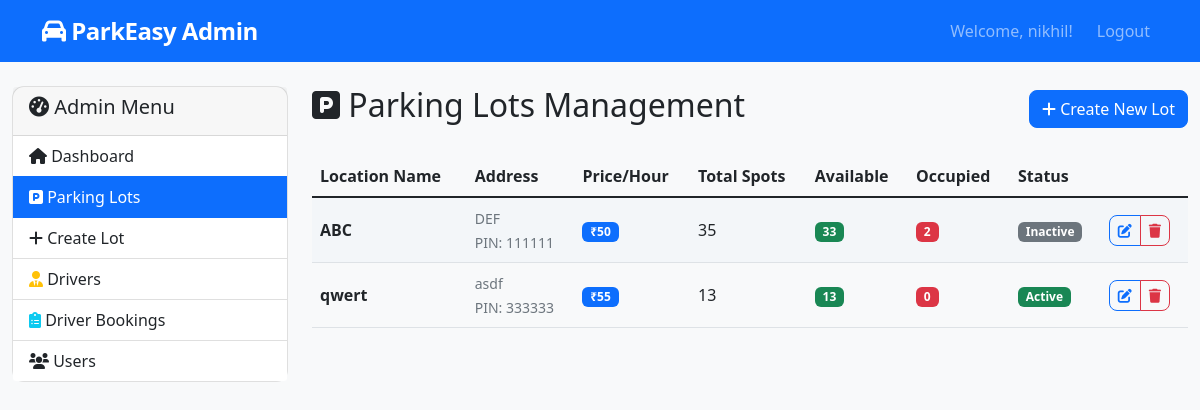
The page /admin/parking-lots (signed in) on the database its author committed.
### tables this page shows
CREATE TABLE parking_lots (
               id INTEGER PRIMARY KEY AUTOINCREMENT,         
               location_name TEXT NOT NULL,
               address TEXT NOT NULL,
               pincode TEXT NOT NULL,
               price_per_hour REAL NOT NULL,
               maximum_number_of_spots INTEGER NOT NULL,
               created_at TIMESTAMP DEFAULT CURRENT_TIMESTAMP,
               updated_at TIMESTAMP DEFAULT CURRENT_TIMESTAMP,
               is_active BOOLEAN DEFAULT 1
);

### controllers/admin_controller.py (the view)
@app.route('/admin/parking-lots')
def admin_parking_lots():
    if 'user_id' not in session or session.get('role') != 'admin':
        return redirect(url_for('login'))
    conn = get_db_connection()
    lots = conn.execute('''
        SELECT pl.*, COUNT(ps.id) as total_spots,
            SUM(CASE WHEN ps.status = 'A' THEN 1 ELSE 0 END) as available_spots,
            SUM(CASE WHEN ps.status = 'O' THEN 1 ELSE 0 END) as occupied_spots
        FROM parking_lots pl
        LEFT JOIN parking_spots ps ON pl.id = ps.lot_id
        GROUP BY pl.id
    ''').fetchall()
    conn.close()
    return render_template('admin_parking_lots.html', lots=lots)

### app.py (called while the page is built)
def get_db_connection():
    conn = sqlite3.connect(DATABASE)
    conn.row_factory = sqlite3.Row
    conn.execute("PRAGMA foreign_keys = ON;")
    return conn

### templates/admin_parking_lots.html (shortened to what this page needs)
<!DOCTYPE html>
<html lang="en">
<head>
    <link href="https://cdn.jsdelivr.net/npm/bootstrap@5.1.3/dist/css/bootstrap.min.css" rel="stylesheet">
    <link href="https://cdnjs.cloudflare.com/ajax/libs/font-awesome/6.0.0/css/all.min.css" rel="stylesheet">
    <link href="{{ url_for('static', filename='css/style.css') }}" rel="stylesheet">
</head>
<body>
    <nav class="navbar navbar-expand-lg navbar-dark bg-primary">
        <div class="container">
            <a class="navbar-brand" href="{{ url_for('admin_dashboard') }}">
                <i class="fas fa-car"></i> ParkEasy Admin
            </a>
            <div class="navbar-nav ms-auto">
                <span class="navbar-text me-3">Welcome, {{ session.username }}!</span>
                <a class="nav-link" href="{{ url_for('logout') }}">Logout</a>
            </div>
        </div>
    </nav>
    <div class="container-fluid mt-4">
        <div class="row">
            <div class="col-md-3">
                <div class="card">
                    <div class="card-header">
                        <h5><i class="fas fa-tachometer-alt"></i> Admin Menu</h5>
                    </div>
                    <div class="list-group list-group-flush">
                        <a href="{{ url_for('admin_dashboard') }}" class="list-group-item list-group-item-action">
                            <i class="fas fa-home"></i> Dashboard
                        </a>
                        <a href="{{ url_for('admin_parking_lots') }}" class="list-group-item list-group-item-action active">
                            <i class="fas fa-parking"></i> Parking Lots
                        </a>
                        <a href="{{ url_for('admin_create_lot') }}" class="list-group-item list-group-item-action">
                            <i class="fas fa-plus"></i> Create Lot
                        </a>
                        <a href="{{ url_for('admin_drivers') }}" class="list-group-item list-group-item-action">
                            <i class="fas fa-user-tie text-warning"></i> Drivers
                        </a>
                        <a href="{{ url_for('admin_driver_bookings') }}" class="list-group-item list-group-item-action">
                            <i class="fas fa-clipboard-list text-info"></i> Driver Bookings
                        </a>
                        <a href="{{ url_for('admin_users') }}" class="list-group-item list-group-item-action">
                            <i class="fas fa-users"></i> Users
                        </a>
                    </div>
                </div>
            </div>
            <div class="col-md-9">
                <div class="d-flex justify-content-between align-items-center mb-4">
                    <h2><i class="fas fa-parking"></i> Parking Lots Management</h2>
                    <a href="{{ url_for('admin_create_lot') }}" class="btn btn-primary">
                        <i class="fas fa-plus"></i> Create New Lot
                    </a>
                </div>
                {% if lots %}
                    <div class="table-responsive">
                        <table class="table table-hover">
                            <thead>
                                <tr>
                                    <th>Location Name</th>
                                    <th>Address</th>
                                    <th>Price/Hour</th>
                                    <th>Total Spots</th>
                                    <th>Available</th>
                                    <th>Occupied</th>
                                    <th>Status</th>
                                </tr>
                            </thead>
                            <tbody>
                                {% for lot in lots %}
                                    <tr>
                                        <td>
                                            <strong>{{ lot.location_name }}</strong>
                                        </td>
                                        <td>
                                            <small class="text-muted">{{ lot.address }}<br>PIN: {{ lot.pincode }}</small>
                                        </td>
                                        <td>
                                            <span class="badge bg-primary">₹{{ "%.0f"|format(lot.price_per_hour) }}</span>
                                        </td>
                                        <td>{{ lot.total_spots or 0 }}</td>
                                        <td>
                                            <span class="badge bg-success">{{ lot.available_spots or 0 }}</span>
                                        </td>
                                        <td>
                                            <span class="badge bg-danger">{{ lot.occupied_spots or 0 }}</span>
                                        </td>
                                        <td>
                                            {% if lot.is_active %}
                                                <span class="badge bg-success">Active</span>
                                            {% else %}
                                                <span class="badge bg-secondary">Inactive</span>
                                            {% endif %}
                                        </td>
                                        <td>
                                            <div class="btn-group" role="group">
                                                <a href="{{ url_for('admin_edit_lot', lot_id=lot.id) }}"
                                                   class="btn btn-outline-primary btn-sm">
                                                    <i class="fas fa-edit"></i>
                                                </a>
                                                <a href="{{ url_for('admin_delete_lot', lot_id=lot.id) }}"
                                                   class="btn btn-outline-danger btn-sm"
                                                   onclick="return confirm('Are you sure you want to delete this parking lot?')">
                                                    <i class="fas fa-trash"></i>
                                                </a>
                                            </div>
                                        </td>
                                    </tr>
                                {% endfor %}
                            </tbody>
                        </table>
                    </div>
                {% endif %}
            </div>
        </div>
    </div>
</body>
</html>

### static/css/style.css (style rules this page uses)
nav .navbar-brand { font-size: 1.5rem; font-weight: 700; letter-spacing: -0.5px; }
body { background-color: #f8f9fa; color: #212529; font-size: 1rem; font-weight: 400; line-height: 1.5; margin: 0; }
.card { transition: transform 0.2s ease, box-shadow 0.2s ease; border-radius: 0.75rem; }
table { background-color: transparent; margin-bottom: 0; width: 100%; }
table th, table td { padding: 0.85rem 1rem; vertical-align: middle; }
tbody tr:nth-of-type(odd) { background-color: rgba(240, 244, 250, 0.5); }
.badge { font-weight: 600; border-radius: 0.375rem; }
.btn { border-radius: 0.5rem; }

### rows shown on the page
parking_lots: location_name "ABC", address "DEF", pincode "111111", price_per_hour "50", maximum_number_of_spots "35", available_spots "33", occupied_spots "2", is_active "Inactive"
parking_lots: location_name "qwert", address "asdf", pincode "333333", price_per_hour "55", maximum_number_of_spots "13", occupied_spots "0", is_active "Active"

### other values the page prints
{{ session.username }} "nikhil"
